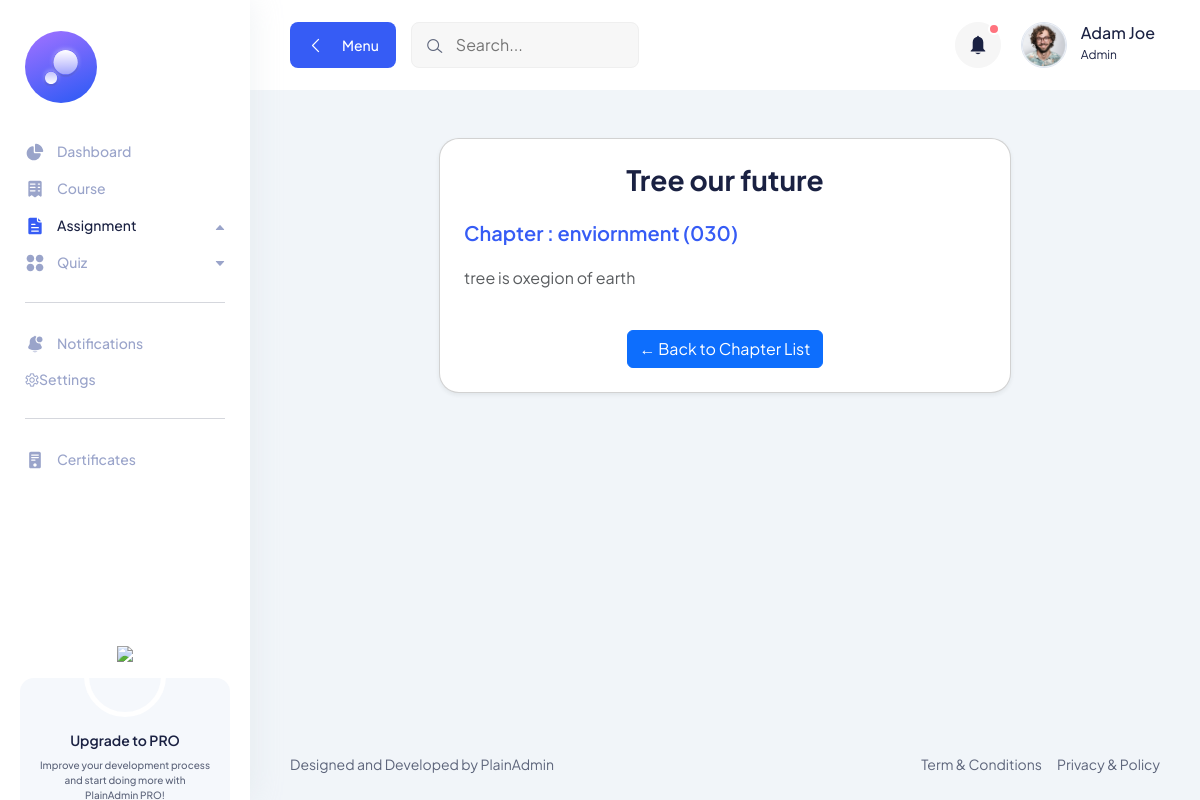
The app's page /chapter_detail/2/ with its own data.
### learning_hub_app/models.py (models this page shows, shortened)
class Chapter(models.Model):
    subject = models.ForeignKey('Subject', on_delete=models.CASCADE, related_name='chapters')
    title = models.CharField(max_length=100)
    number = models.PositiveBigIntegerField(help_text="Chapter order number")
    description = models.TextField(blank=True, null=True)
    content = models.TextField(blank=True, null=True)
    class Meta :
        ordering = ['number']

class Subject(models.Model):
    name = models.CharField(max_length=100)
    code = models.CharField(max_length=20,unique=True)
    course = models.ForeignKey('Course', on_delete=models.CASCADE, related_name='subjects')
    description = models.TextField(blank=True,null=True)
    def __str__(self):
        return f"{self.name} ({self.code})"

### learning_hub_app/views.py (the view)
# urls.py: path("chapter_detail/<int:id>/", chapter_detail, name='chapter_detail'),
def chapter_detail(request,id):
    chapter = get_object_or_404(Chapter,id=id)
    return render(request,"teacher/chapter_detail.html",{'chapter':chapter})

### learning_hub_app/templates/teacher/chapter_detail.html (shortened to what this page needs)
{% extends 'teacher/basefile.html' %}
{% block body %}
<div class="container-fluid mt-5">
  <div class="row justify-content-center">
    <div class="col-md-8">
      <div class="card shadow-sm p-4" style="border-radius: 20px; background: #fff;">
        <h2 class="text-center fw-bold mb-4">{{ chapter.title }}</h2>
        <div class="mb-3">
          <h4 class="text-primary mb-1">Chapter :   {{ chapter.subject }}</h4>
        </div>
        <div class="mb-3">
         <p class="text-muted", style="text-align:justify;">{{ chapter.description }}</p>
        </div>
        <div class="text-center mt-4">
          <a href="{% url 'chapters' %}" class="btn btn-primary">
            ← Back to Chapter List</a>
        </div>
      </div>
    </div>
  </div>
</div>
{% endblock %}

### static/assets/css/fullcalendar.css (style rules this page uses)
:root { --fc-daygrid-event-dot-width:8px;--fc-list-event-dot-width:10px;--fc-list-event-hover-bg-color:#f5f5f5 }

### records on screen
Chapter: title "Tree our future", subject "enviornment (030)", description "tree is oxegion of earth"
